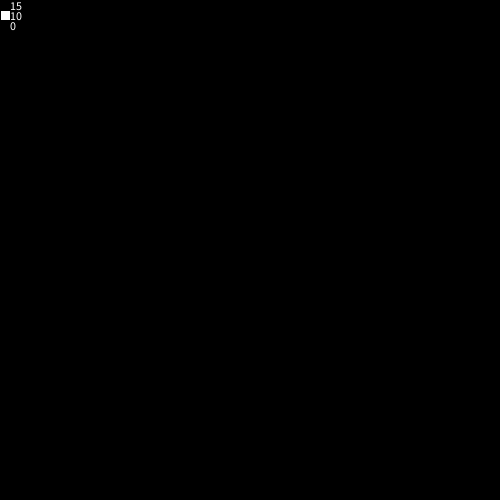
Frame 1 (no input)
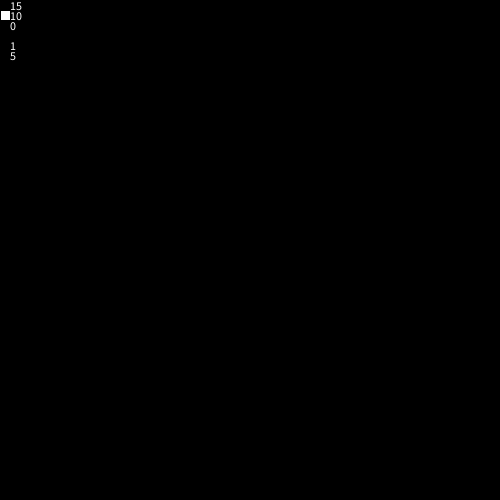
Frame 60 (the mouse pressed at the canvas centre just before this capture)
Frame 120 (the mouse held since frame 60 and released just before this capture): identical to frame 60, image omitted

The Processing sketch that drew these frames (run headless with seeded random() and noise(); from frame 60 on, the mouse is pressed at the canvas centre):

// Processing sketch: base_changer_thing
// ── base_changer_thing.pde
void setup(){
 size(500,500); 
  background(0);
  
}

float num=15;
int num1=int(num);
int i=0;
float base=10;
int step=0;
int y=50;
int z;
int thing=0;
int x=0;
int time=30;
void draw(){
  if(x==1){
    time-=1;
    if(time==0){
       num1+=1;
 i=0;
 step=0;
 y=50;
 num=num1;
 background(0);
 time=20;
    }
  }
    
  fill(0);
rect(0,0,60,30);
fill(255);
  text(int(num1),10,10);
  text(int(base),10,20);
  text(int(x),10,30);
if( thing==0){
 rect(0,10,10,10); 
 }
 if( thing==1){
 rect(0,0,10,10); 
 }
  if( thing==2){
 rect(0,20,10,10); 
 }
 if(step==0){
  if(num>=pow(base,i)){
   i+=1; 
  }
  if(num<pow(base,i)){
   i-=1;
   step=1;
  }
  
   
 }
 if(step==1){
  
   z=int(num/pow(base,i));
   num-=pow(base,i)*z;
   text(z,10,y);
   i-=1;
   y+=10;
   if(i==-1){
   step=2; 
  }
 }
}
void keyPressed(){
if(keyCode==UP&&thing==0){
 base+=1;
 i=0;
 step=0;
 y=50;
 num=num1;
 background(0);
}
  if(keyCode==DOWN&&base>2&&thing==0){
 base-=1;
 i=0;
 step=0;
  y=50;
  num=num1;
  background(0);
}
if(keyCode==RIGHT&&thing<2){
  thing+=1;
}
if(keyCode==LEFT&&thing>0){
  thing-=1;
}
if(keyCode==UP&&thing==1){
 num1+=1;
 i=0;
 step=0;
 y=50;
 num=num1;
 background(0);
}
  if(keyCode==DOWN&&thing==1){
 num1-=1;
 i=0;
 step=0;
  y=50;
  num=num1;
  background(0);
}
if(keyCode==UP&&thing==2&&x==0){
 x+=1;
 i=0;
 step=0;
 y=50;
 num=num1;
 background(0);
}
  if(keyCode==DOWN&&thing==2&&x==1){
 x-=1;
 i=0;
 step=0;
  y=50;
  num=num1;
  background(0);
}
}
  
